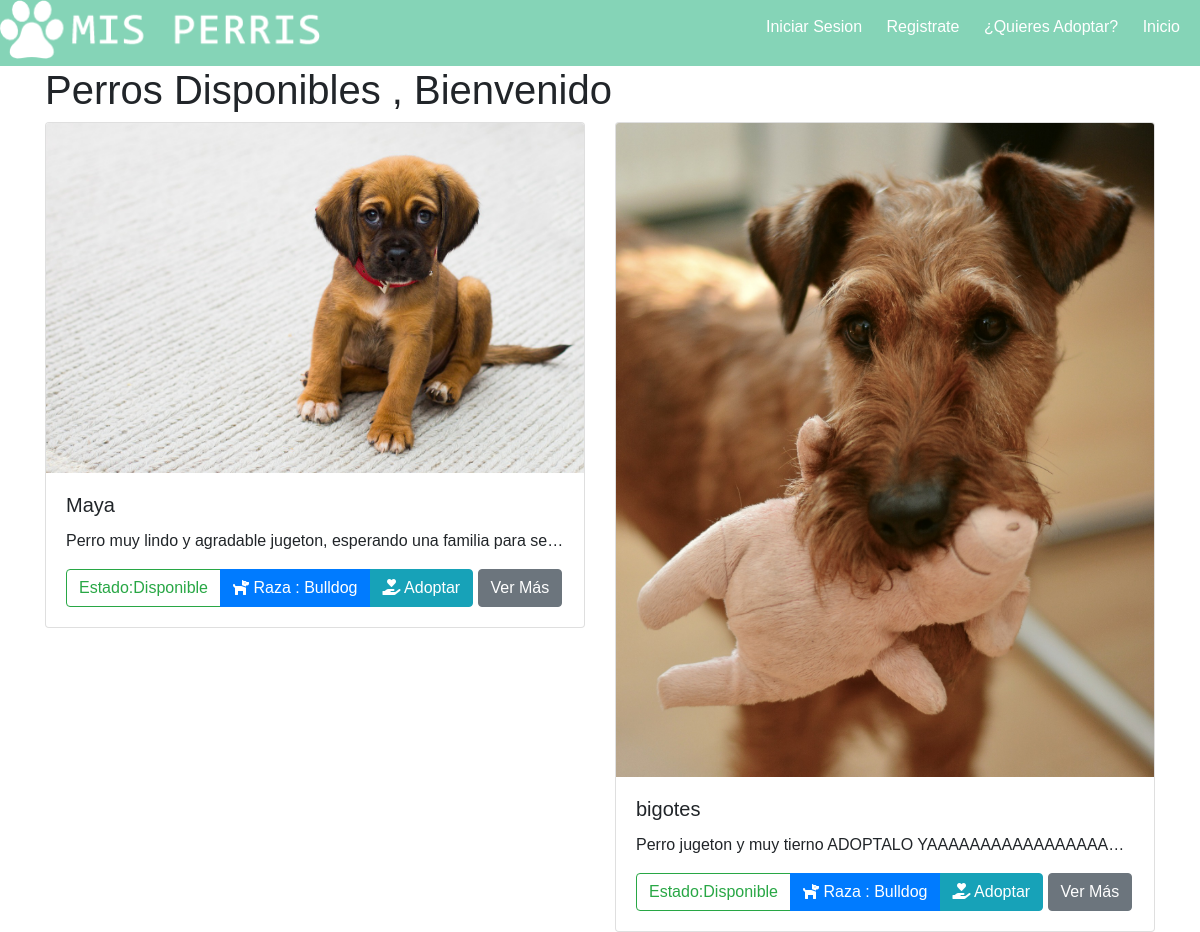
Page /perris/disponibles on the committed database.
### perris/models.py (models this page shows, shortened)
class Perros_Rescatados(models.Model):
    author = models.ForeignKey('auth.User', on_delete=models.CASCADE)
    estado= models.CharField(max_length=30, choices=ESTADOS, default='')
    fotografia_perro=models.FileField(blank=True, null=True)
    nombre_perro = models.CharField(max_length=200)
    raza_predominante = models.CharField(max_length=200)
    descripcion=models.TextField()
    published_date = models.DateTimeField(blank=True, null=True)
    class Meta:
        permissions = (
            ('adoptantes', _('Adoptantes')),
        )

### perris/views.py (the view)
# urls.py: url('perris/disponibles', views.perros_disponibles , name="perros_disponibles"),
def perros_disponibles(request):
    perros = Perros_Rescatados.objects.filter( estado="Disponible")
    return render(request, 'perris/perros_disponibles.html', {'perros': perros})

### perris/templates/perris/perros_disponibles.html (shortened to what this page needs)
{% load staticfiles %}
<!DOCTYPE html>
<html lang="en">
<head>
        <link href="https://use.fontawesome.com/releases/v5.0.7/css/all.css" rel="stylesheet">
    <link rel="stylesheet" href="{% static 'css/perris.css' %}">
    <link rel="stylesheet" href="{% static 'Fuentes/style.css' %}">
<link rel="stylesheet" href="https://stackpath.bootstrapcdn.com/bootstrap/4.1.3/css/bootstrap.min.css">
<link rel="stylesheet" type="text/css" href="{% static 'fonts/style.css' %}">
<link rel="stylesheet" href="https://cdnjs.cloudflare.com/ajax/libs/animate.css/3.7.0/animate.min.css">
<link href="//cdn.bootcss.com/bootstrap-datetimepicker/4.17.44/css/bootstrap-datetimepicker.min.css" rel="stylesheet">
<link rel="stylesheet" href="https://use.fontawesome.com/releases/v5.4.1/css/all.css"></head>
</head>
 <div class="contenido-cabecera">
                <div class="cabecera-logo">
                    <img src="{% static 'img/logo.png' %}" alt="logo">
                </div>
                <div class="cabecera-lista">
                    <ul class="lista">
                         {% if user.is_authenticated %}
                        <li><a href="{% url 'logout' %}">Cerrar Sesion ({{user.username}}) </a> </li>
                        {% else %}
                        <li><a href="{% url 'login' %}">Iniciar Sesion</a> </li>
                        <li><a href="{% url 'registrar' %}">Registrate</a> </li>
                        {% endif %}
                        <li><a href="{% url 'perros_disponibles' %}">¿Quieres Adoptar?</a> </li>
                        <li><a href="http://localhost:8000/">Inicio</a> </li>
                    </ul>
                </div>
            </div>
<div class="container">
   <h1 class="animated fadeInLeft titulo-general">Perros Disponibles , Bienvenido {{user.username}}</h1>
  <div class="row">
          {% for perro in perros %}
          <div class="col-12 col-md-6 col-lg-6">
            <div class="card tarjeta-perro animated bounceInUp">
               {% if perro.fotografia_perro %}
                <img  src="{{perro.fotografia_perro.url}}" class="img-responsive card-img-top" >
            {% endif %}
            <div class="card-body">
              <h5 class="card-title">{{perro.nombre_perro}}</h5>
              <p class="card-text text-truncate">{{ perro.descripcion }}</p>
              <div class="btn-group" role="group" aria-label="Basic example">
              <button class="btn btn btn-outline-success ">Estado:{{perro.estado}}</button>
              <button  class="btn btn-primary" > <i class="fas fa-dog"></i> Raza : {{perro.raza_predominante}}</button>
              <a class="btn btn btn-info" href="{% url 'login' %}"><i class="fas fa-hand-holding-heart"></i> Adoptar</a>
            </div>
                <a href="{% url 'detail_post_perro' pk=perro.pk %}" class="btn btn-secondary ver-mas">Ver Más</a>
            </div>
          </div>
      </div>
         {% endfor %}
  </div>
</div>

### perris/static/css/perris.css (style rules this page uses)
* { margin:0; padding: 0; box-sizing: border-box; font-family: Arial, Helvetica, sans-serif; }
.contenido-cabecera { width: auto; margin-top: 100px; text-align: center; margin: auto; }
.cabecera-logo { background: #85d4b7; text-align: center; }
.cabecera-logo img { width: 100%; max-width: 326px; }
.cabecera-lista { text-align: center ; }
.lista li { height: 50px; box-sizing: border-box; border: 1px solid #85d4b7 ; background: #6ccba9; cursor: pointer; list-style: none; }
.lista li a { padding-top: 15px; display: block; color: white; text-decoration: none; }
@media screen and (min-width: 800px) { .contenido-cabecera { display: flex; justify-content: space-between; background: #85D4B7; } }
@media screen and (min-width: 800px) { .lista li { padding-right: 20px; background: #85D4B7; display: inline-block; border: none; } }

### rows in the picture
Perros_Rescatados: fotografia_perro (picture), nombre_perro "Maya", descripcion "Perro muy lindo y agradable jugeton, esperando una familia para se…", estado "Disponible", raza_predominante "Bulldog"
Perros_Rescatados: fotografia_perro (picture), nombre_perro "bigotes", descripcion "Perro jugeton y muy tierno ADOPTALO YAAAAAAAAAAAAAAAAA…", estado "Disponible", raza_predominante "Bulldog"
